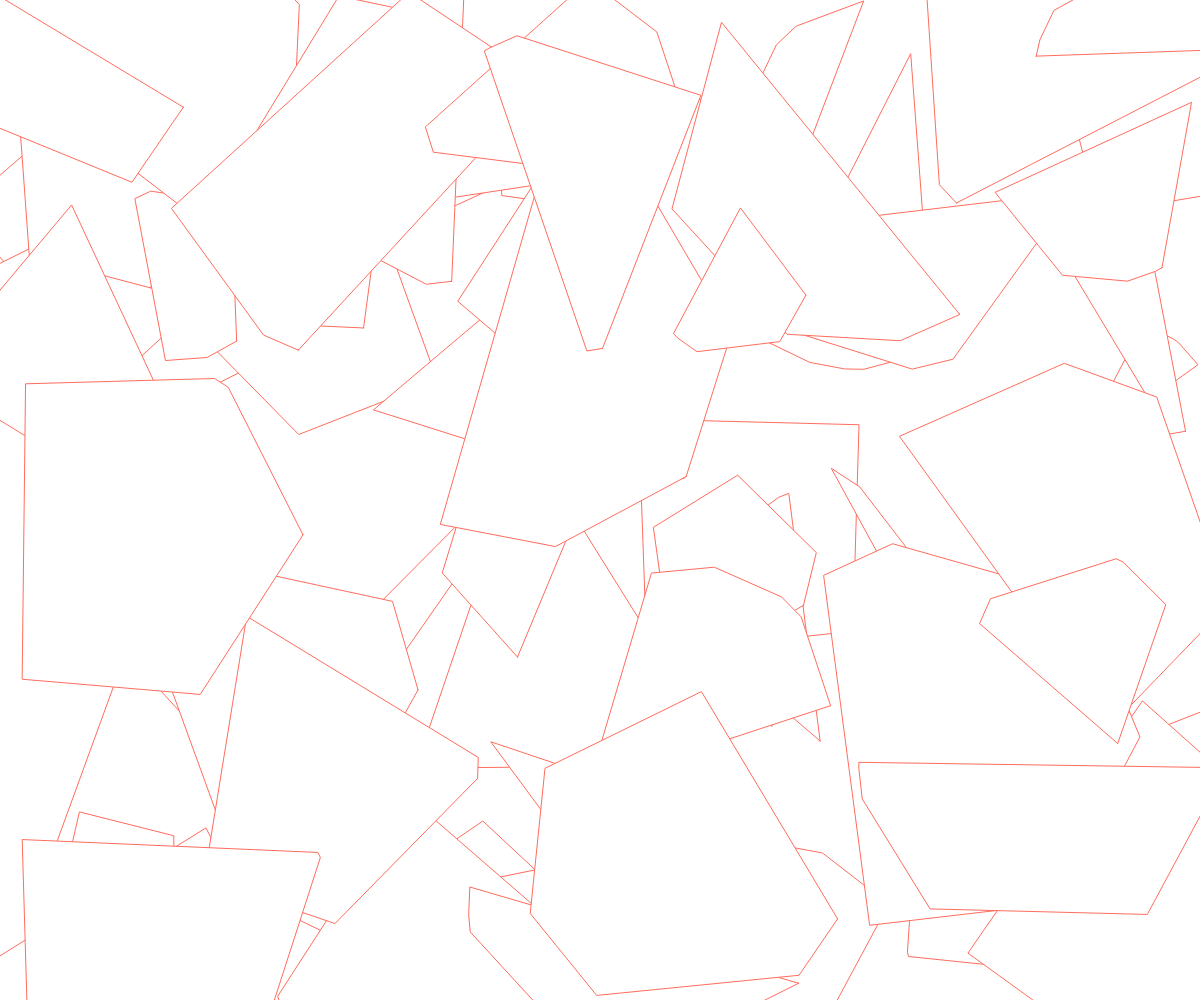
Frame 1 (no input)
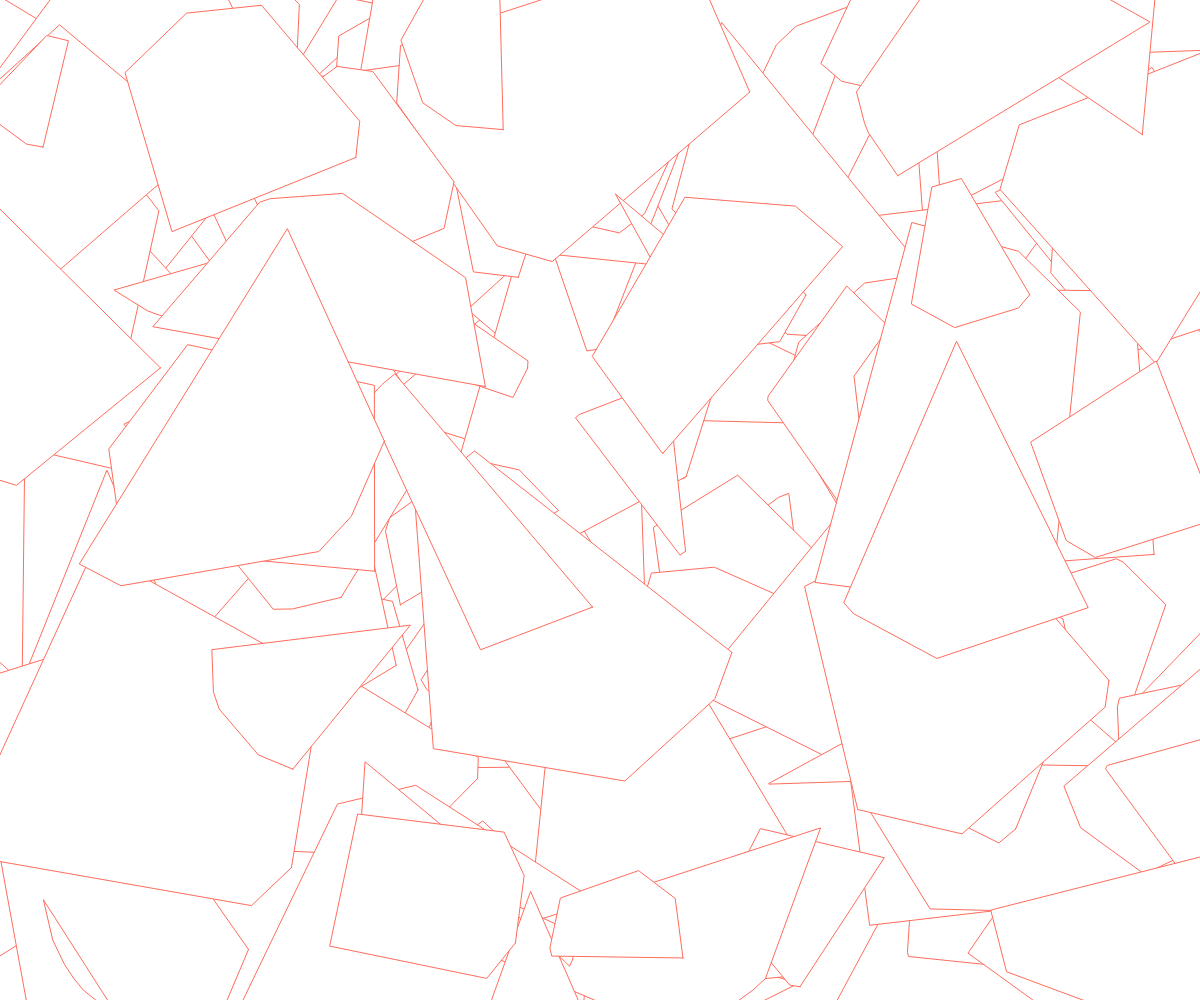
Frame 2 (the mouse pressed at the canvas centre, redrawn once)

The p5.js sketch that drew these frames (run headless with seeded random() and noise() and a simulated clock; the mouse was pressed at the canvas centre and the sketch redrawn once):

// p5.js sketch
// ── sketch.js
var cx, cy, radius;
var x,y, a, offset;


function setup() {
	createCanvas(windowWidth, windowHeight);

	// center
	//point(cx, cy);

	stroke('#FF6C5D');
	strokeWeight(1);
	noLoop();
}

function draw() {
	for (var i = 0; i<70; i++) {
		draw_polygon();
	}
}

function draw_polygon() {

	cx = random(0, windowWidth);
	cy = random(0, windowHeight);
	radius = random(50, 200);

	var random_radians = [];

	for (var i = 0; i< 6; i++) {
		random_radians.push(random(0, 2) * PI);
	}
	random_radians.sort()

	beginShape();

	for (var i = 0; i< random_radians.length; i++){
		x = cx + radius  * cos(random_radians[i]);
		y = cy + radius * sin(random_radians[i]);
		vertex(x, y);
	}
	endShape(CLOSE);


}
